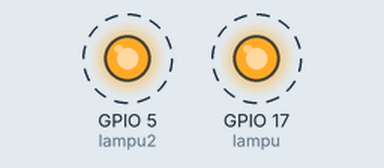
Bench run of a program on a simulated ESP32. Shown: output pins drawn as LEDs (lit = HIGH). Dashed ring = blinking. What the program prints to the serial monitor is not drawn.

Above: at 0.5 s.
Timing chart, 0 to 4.6 s (numbered marks = the images above):
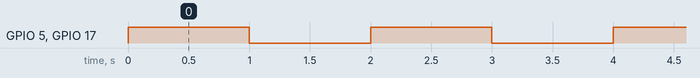

Measured:
- by itself, GPIO 5 (lampu2), GPIO 17 (lampu): alternates HIGH for 1.0 s and LOW for 1.0 s

The program:

main.cpp
```cpp
#include <Arduino.h>  // Wajib untuk PlatformIO + ESP32


// Deklarasi pin LED
int lampu = 17;
int lampu2 = 5;


void setup() {
    Serial.begin(115200);  // Inisialisasi komunikasi Serial
    Serial.println("ESP32 Blinking LED");


    // Atur pin sebagai OUTPUT
    pinMode(lampu, OUTPUT);
    pinMode(lampu2, OUTPUT);
}


void loop() {
    // Nyalakan kedua LED
    digitalWrite(lampu, HIGH);
    digitalWrite(lampu2, HIGH);
    Serial.println("LED ON");

    delay(1000); // Tunggu 1 detik


    // Matikan kedua LED
    digitalWrite(lampu, LOW);
    digitalWrite(lampu2, LOW);
    Serial.println("LED OFF");

    delay(1000); // Tunggu 1 detik sebelum mengulang
}
```
